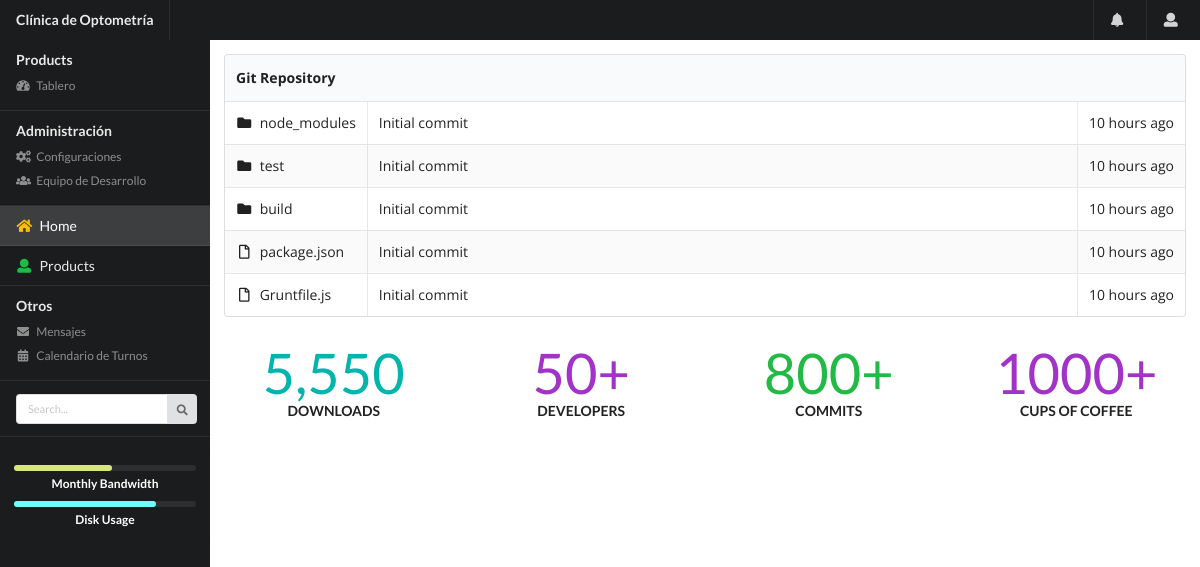
/products/, run on an earlier commit of the app's database.
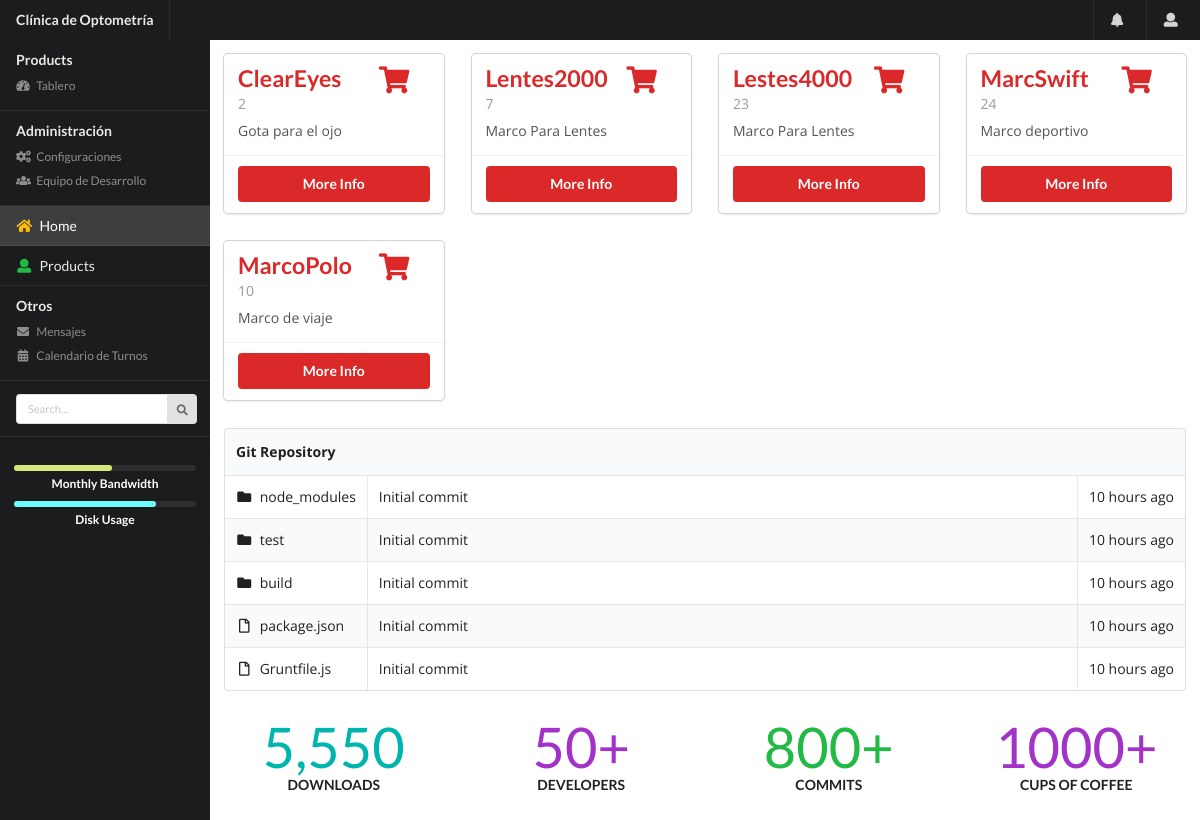
And on a later commit of the database.
### products/models.py (models this page shows, shortened)
class Products(models.Model):
    id_product = models.AutoField(primary_key=True)
    name_product = models.CharField(max_length=50)
    description = models.CharField(max_length=50)
    stock = models.IntegerField(max_length=50)
    created = models.DateTimeField(auto_now_add=True)
    updated = models.DateTimeField(auto_now=True)

### products/views.py (the view)
# urls.py: path("",views.index,name="index"),
def index(request):
    form=Products.objects.all()
    ctx={
        'form':form
    }
    return render(request, "products/index.html", ctx)

### products/templates/products/index.html (shortened to what this page needs)
{% extends "products/sidebar.html" %}
{% load static %}
{% block body %}
<div class="pusher">
  <div class="main-content">
    <div class="ui grid stackable padded">
       {% for products in form %}
      <div class="four wide computer eight wide tablet sixteen wide mobile column">
        <div class="ui fluid card">
          <div class="content">
            <div class="ui right floated header red">
              <i class="icon shopping cart"></i>
            </div>
            <div class="header">
              <div class="ui red header">{{ products.name_product }}</div>
            </div>
            <div class="meta">{{ products.stock }}</div>
            <div class="description">
              {{ products.description }}
            </div>
          </div>
          <div class="extra content">
            <div class="ui two buttons">
              <div class="ui red button">More Info</div>
            </div>
          </div>
        </div>
      </div>
      {% endfor %}
    </div>
    <div class="ui grid stackable padded">
      <div class="column">
        <table class="ui celled striped table">
          <thead>
            <tr>
              <th colspan="3">Git Repository</th>
            </tr>
          </thead>
          <tbody>
            <tr>
              <td class="collapsing">
                <i class="folder icon"></i> node_modules
              </td>
              <td>Initial commit</td>
              <td class="right aligned collapsing">10 hours ago</td>
            </tr>
            <tr>
              <td><i class="folder icon"></i> test</td>
              <td>Initial commit</td>
              <td class="right aligned">10 hours ago</td>
            </tr>
            <tr>
              <td><i class="folder icon"></i> build</td>
              <td>Initial commit</td>
              <td class="right aligned">10 hours ago</td>
            </tr>
            <tr>
              <td><i class="file outline icon"></i> package.json</td>
              <td>Initial commit</td>
              <td class="right aligned">10 hours ago</td>
            </tr>
            <tr>
              <td><i class="file outline icon"></i> Gruntfile.js</td>
              <td>Initial commit</td>
              <td class="right aligned">10 hours ago</td>
            </tr>
          </tbody>
        </table>
      </div>
    </div>
    <div class="ui grid stackable padded">
      <div
        class="four wide computer eight wide tablet sixteen wide mobile center aligned column"
      >
        <div class="ui teal statistic">
          <div class="value">5,550</div>
          <div class="label">Downloads</div>
        </div>
      </div>
      <div
        class="four wide computer eight wide tablet sixteen wide mobile center aligned column"
      >
        <div class="ui purple statistic">
          <div class="value">50+</div>
          <div class="label">Developers</div>
        </div>
      </div>
      <div
        class="four wide computer eight wide tablet sixteen wide mobile center aligned column"
      >
        <div class="ui green statistic">
          <div class="value">800+</div>
          <div class="label">Commits</div>
        </div>
      </div>
      <div
        class="four wide computer eight wide tablet sixteen wide mobile center aligned column"
      >
        <div class="ui purple statistic">
          <div class="value">1000+</div>
          <div class="label">Cups of Coffee</div>
        </div>
      </div>
    </div>
  </div>
</div>
{% endblock %}

### products/templates/products/sidebar.html (shortened to what this page needs)
<!DOCTYPE html>
{% load static %}
<html lang="es">
  <head>
    <link
      rel="stylesheet"
      href="https://cdnjs.cloudflare.com/ajax/libs/semantic-ui/2.4.1/semantic.min.css"
    />
    <link
      rel="stylesheet"
      href="https://cdnjs.cloudflare.com/ajax/libs/font-awesome/5.11.2/css/all.min.css"
    />
    <link rel="stylesheet" href="{% static 'products/css/style.css' %}" />
  </head>
  <body>
    <div class="ui sidebar inverted vertical menu sidebar-menu" id="sidebar">
      <div class="item">
        <div class="header">Products</div>
        <div class="menu">
          <a class="item">
            <div>
              <i class="icon tachometer alternate"></i>
              Tablero
            </div>
          </a>
        </div>
      </div>
      <div class="item">
        <div class="header">
          Administración
        </div>
        <div class="menu">
          <a class="item">
            <div><i class="cogs icon"></i>Configuraciones</div>
          </a>
          <a class="item">
            <div><i class="users icon"></i>Equipo de Desarrollo</div>
          </a>
        </div>
      </div>
      <a href="{% url 'products:index' %}" class="{% if request.path == '/products/' %} active {% endif %} item">
        <div>
          <i class="icon yellow home line"></i>
          Home
        </div>
      </a>
      <a href="{% url 'products:viewProducts' %}" class="{% if 'Products' in request.path %}active{% endif %} item">
        <div>
          <i class="icon green user"></i>
          Products
        </div>
      </a>
      <div class="item">
        <div class="header">Otros</div>
        <div class="menu">
          <a href="#" class="item">
            <div>
              <i class="icon envelope"></i>
              Mensajes
            </div>
          </a>
          <a href="#" class="item">
            <div>
              <i class="icon calendar alternate"></i>
              Calendario de Turnos
            </div>
          </a>
        </div>
      </div>
      <div class="item">
        <form action="#">
          <div class="ui mini action input">
            <input type="text" placeholder="Search..." />
            <button class="ui mini icon button">
              <i class=" search icon"></i>
            </button>
          </div>
        </form>
      </div>
      <div class="ui segment inverted">
        <div class="ui tiny olive inverted progress">
          <div class="bar" style="width: 54%"></div>
          <div class="label">Monthly Bandwidth</div>
        </div>
        <div class="ui tiny teal inverted progress">
          <div class="bar" style="width:78%"></div>
          <div class="label">Disk Usage</div>
        </div>
      </div>
    </div>
    <nav class="ui top fixed inverted menu">
      <div class="left menu">
        <a href="#" class="header item">
          Clínica de Optometría
        </a>
      </div>
      <div class="right menu">
        <a href="#" class="item">
          <i class="bell icon"></i>
        </a>
        <div class="ui dropdown item">
          <i class="user cirlce icon"></i>
        </div>
      </div>
    </nav>
    {% block body %}
    {% endblock %}
  </body>
</html>

### products/static/products/css/style.css (style rules this page uses)
:root { --tablet: 768px; --smallMonitor: 992px; --largeMonitor: 1200px; --font-family: 'Open Sans', sans-serif; }
body { font-family: var(--font-family) !important; }
.ui.vertical.menu.sidebar-menu { margin-top: 40px !important; max-height: calc(100% - 40px) !important; height: calc(100% - 40px) !important; }
.ui.vertical.menu.sidebar-menu .item i.icon { float: left; margin: 0em 0.5em 0em 0em; }
.main-content { margin-top: 40px; }
@media (min-width: 768px) { .ui.vertical.menu.sidebar-menu { visibility: visible; -webkit-transform: translate3d(0, 0, 0); transform: translate3d(0, 0, 0); width: 15rem !important; } }
@media (min-width: 768px) { .main-content { margin-left: 15rem; } }

What changed in the data, as far as the page shows it:
added Products: name_product "ClearEyes", stock "2", description "Gota para el ojo"
added Products: name_product "Lentes2000", stock "7", description "Marco Para Lentes"
added Products: name_product "Lestes4000", stock "23", description "Marco Para Lentes"
added Products: name_product "MarcSwift", stock "24", description "Marco deportivo"
added Products: name_product "MarcoPolo", stock "10", description "Marco de viaje"
